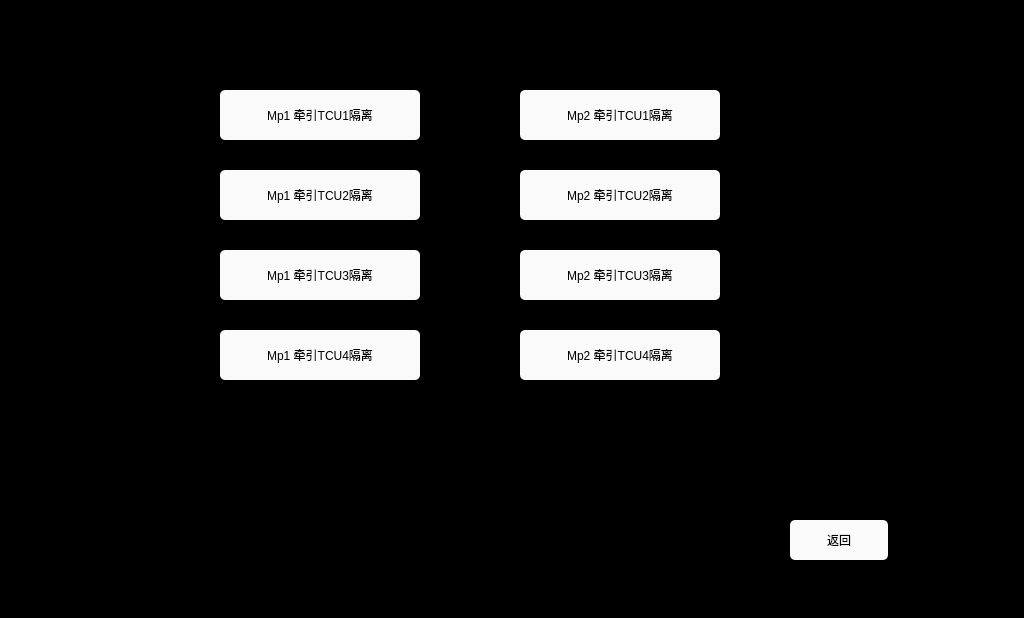
<?xml version="1.0" encoding="UTF-8"?>
<ui version="4.0">
 <class>TractionIsolate</class>
 <widget class="QWidget" name="TractionIsolate">
  <property name="geometry">
   <rect>
    <x>0</x>
    <y>0</y>
    <width>1024</width>
    <height>618</height>
   </rect>
  </property>
  <property name="windowTitle">
   <string>Form</string>
  </property>
  <property name="styleSheet">
   <string notr="true">QLabel
{
	color: white;
	border: 2px groove, gray;
    border-color: gray;
	font: 20px, &quot;SimHei&quot;;	
}

QWidget
{
	background-color: black;
}

QPushButton
{
	border-radius: 5px;
	font: 20px, &quot;SimHei&quot;;
    color: black;
	background-color: rgb(250, 250, 250);
}</string>
  </property>
  <widget class="QPushButton" name="btn_mp1tcu1">
   <property name="geometry">
    <rect>
     <x>220</x>
     <y>90</y>
     <width>200</width>
     <height>50</height>
    </rect>
   </property>
   <property name="text">
    <string>Mp1 牵引TCU1隔离</string>
   </property>
  </widget>
  <widget class="QPushButton" name="btn_mp1tcu2">
   <property name="geometry">
    <rect>
     <x>220</x>
     <y>170</y>
     <width>200</width>
     <height>50</height>
    </rect>
   </property>
   <property name="text">
    <string>Mp1 牵引TCU2隔离</string>
   </property>
  </widget>
  <widget class="QPushButton" name="btn_mp1tcu3">
   <property name="geometry">
    <rect>
     <x>220</x>
     <y>250</y>
     <width>200</width>
     <height>50</height>
    </rect>
   </property>
   <property name="text">
    <string>Mp1 牵引TCU3隔离</string>
   </property>
  </widget>
  <widget class="QPushButton" name="btn_mp1tcu4">
   <property name="geometry">
    <rect>
     <x>220</x>
     <y>330</y>
     <width>200</width>
     <height>50</height>
    </rect>
   </property>
   <property name="text">
    <string>Mp1 牵引TCU4隔离</string>
   </property>
  </widget>
  <widget class="QPushButton" name="btn_mp2tcu1">
   <property name="geometry">
    <rect>
     <x>520</x>
     <y>90</y>
     <width>200</width>
     <height>50</height>
    </rect>
   </property>
   <property name="text">
    <string>Mp2 牵引TCU1隔离</string>
   </property>
  </widget>
  <widget class="QPushButton" name="btn_mp2tcu3">
   <property name="geometry">
    <rect>
     <x>520</x>
     <y>250</y>
     <width>200</width>
     <height>50</height>
    </rect>
   </property>
   <property name="text">
    <string>Mp2 牵引TCU3隔离</string>
   </property>
  </widget>
  <widget class="QPushButton" name="btn_mp2tcu4">
   <property name="geometry">
    <rect>
     <x>520</x>
     <y>330</y>
     <width>200</width>
     <height>50</height>
    </rect>
   </property>
   <property name="text">
    <string>Mp2 牵引TCU4隔离</string>
   </property>
  </widget>
  <widget class="QPushButton" name="btn_mp2tcu2">
   <property name="geometry">
    <rect>
     <x>520</x>
     <y>170</y>
     <width>200</width>
     <height>50</height>
    </rect>
   </property>
   <property name="text">
    <string>Mp2 牵引TCU2隔离</string>
   </property>
  </widget>
  <widget class="QPushButton" name="btn_back">
   <property name="geometry">
    <rect>
     <x>790</x>
     <y>520</y>
     <width>98</width>
     <height>40</height>
    </rect>
   </property>
   <property name="text">
    <string>返回</string>
   </property>
  </widget>
 </widget>
 <resources/>
 <connections/>
</ui>
